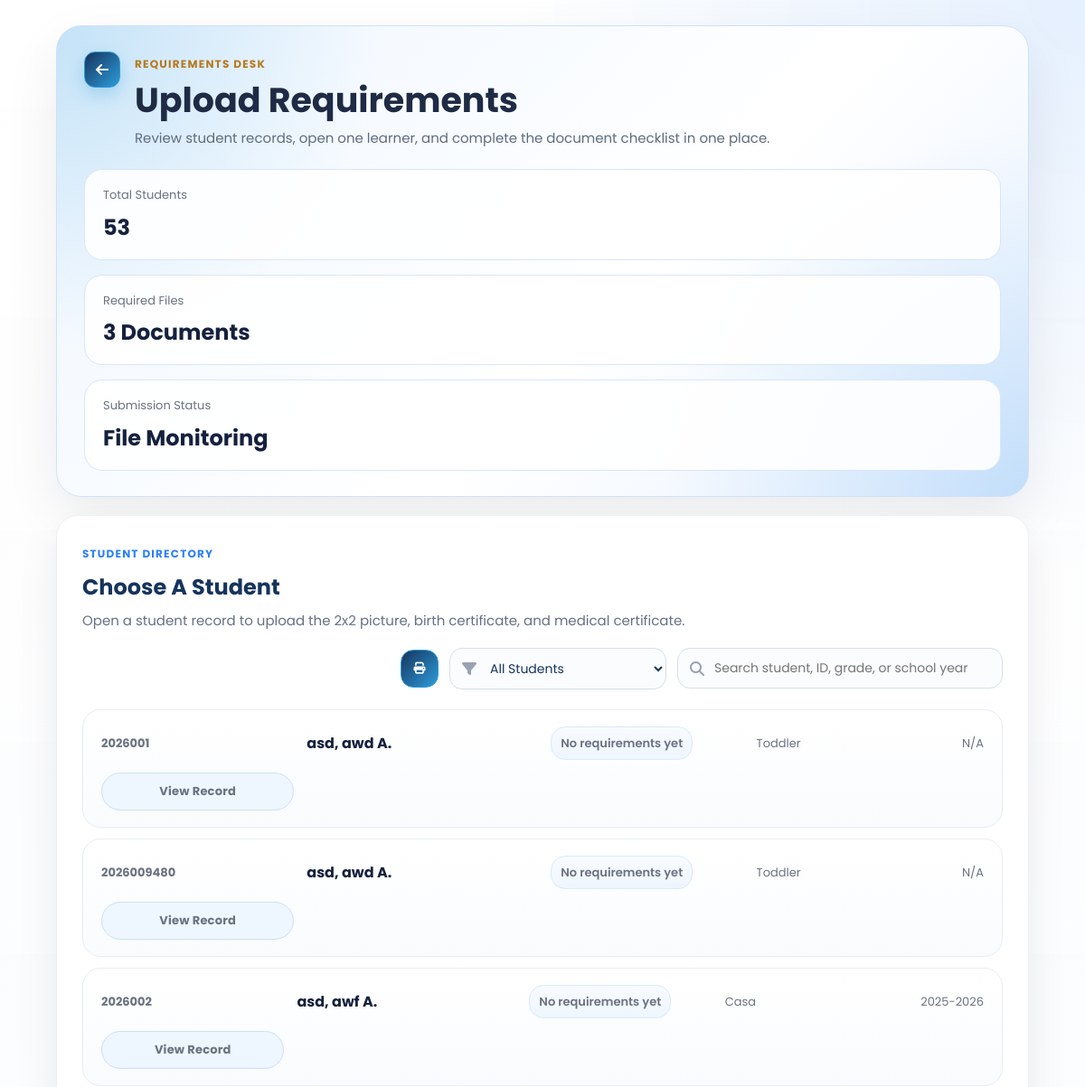
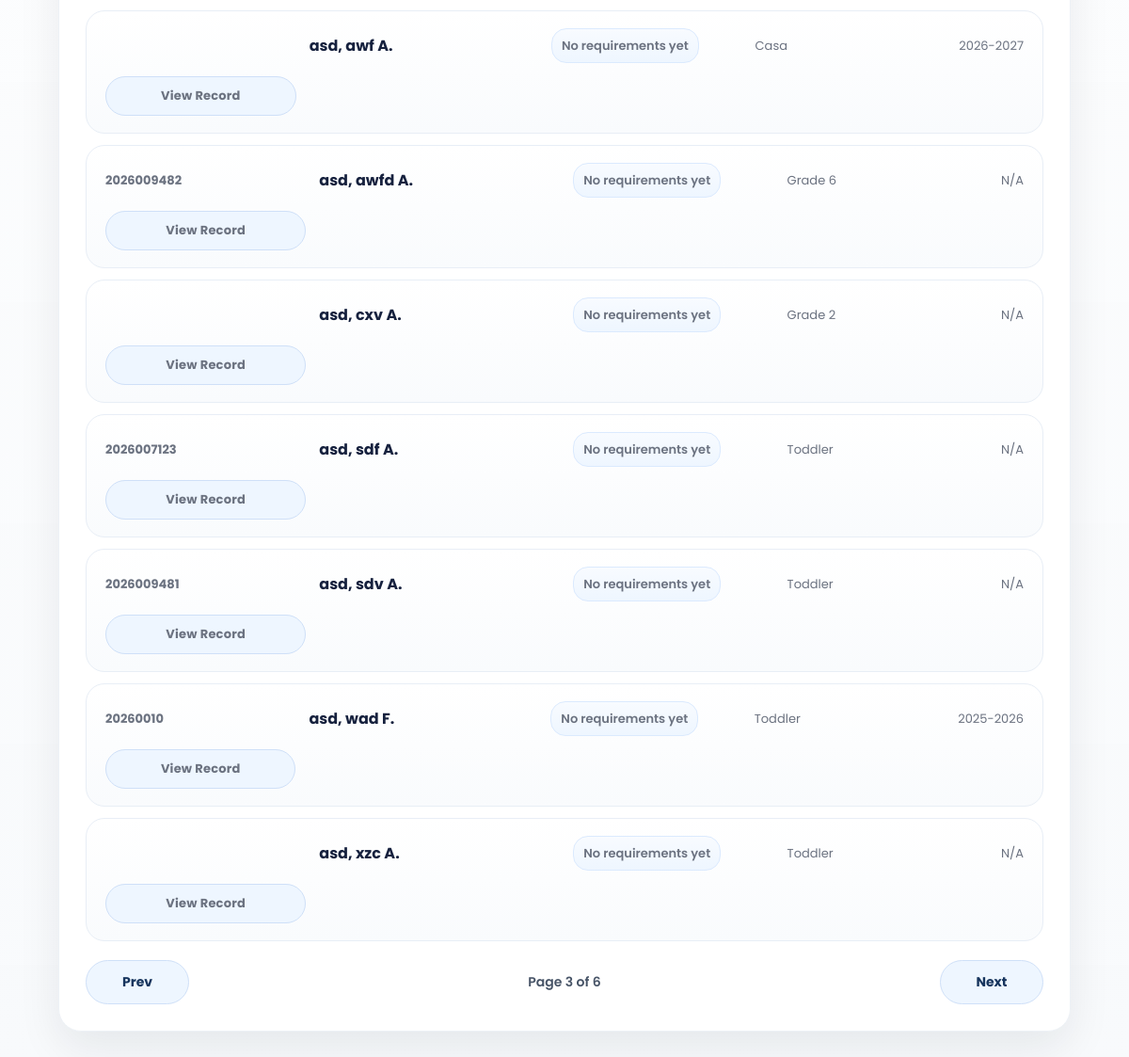
Page /SmartEnroll/requirements_upload.php?requirement_filter=all&page=3 (signed in) on the earlier database version (2 pictures, top to bottom).
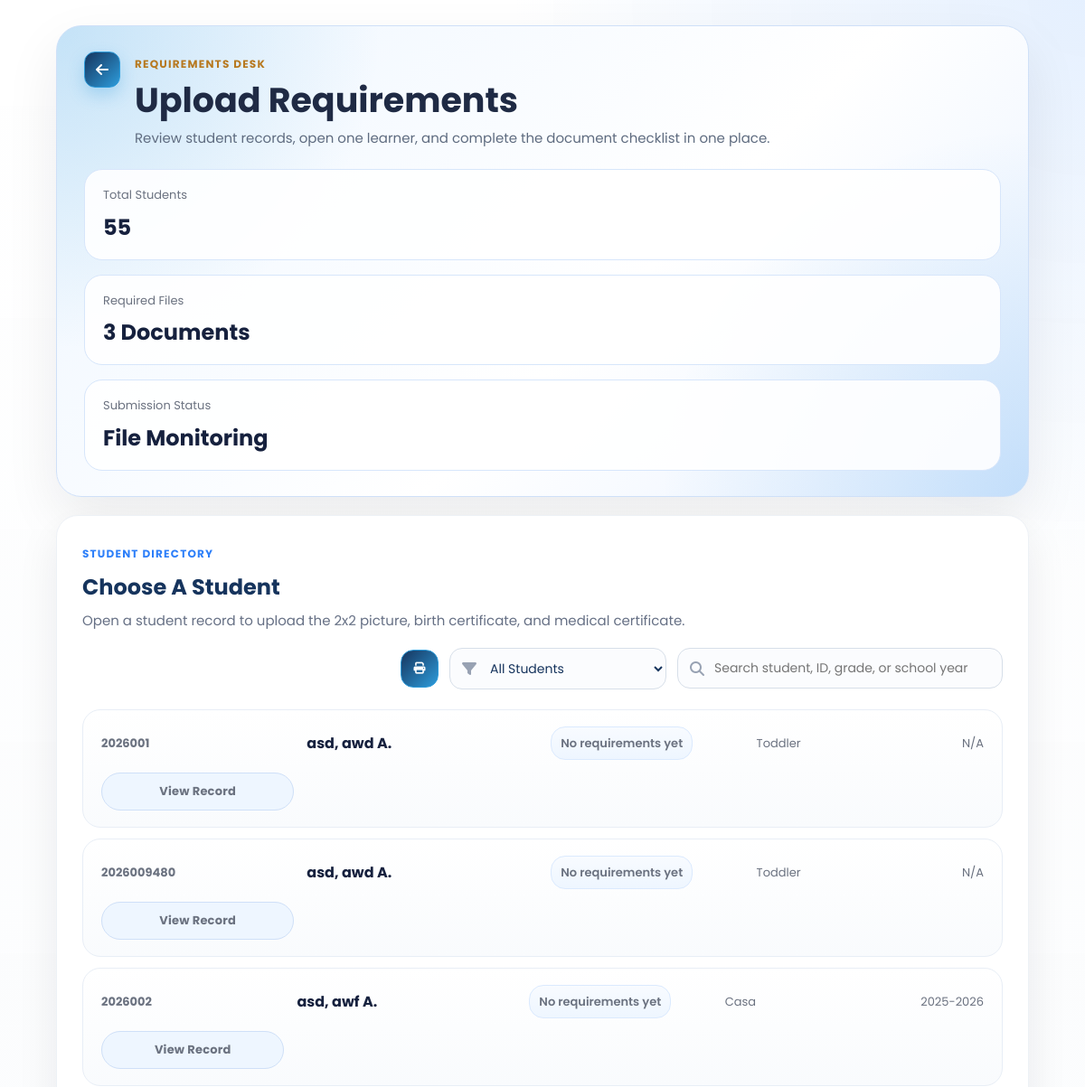
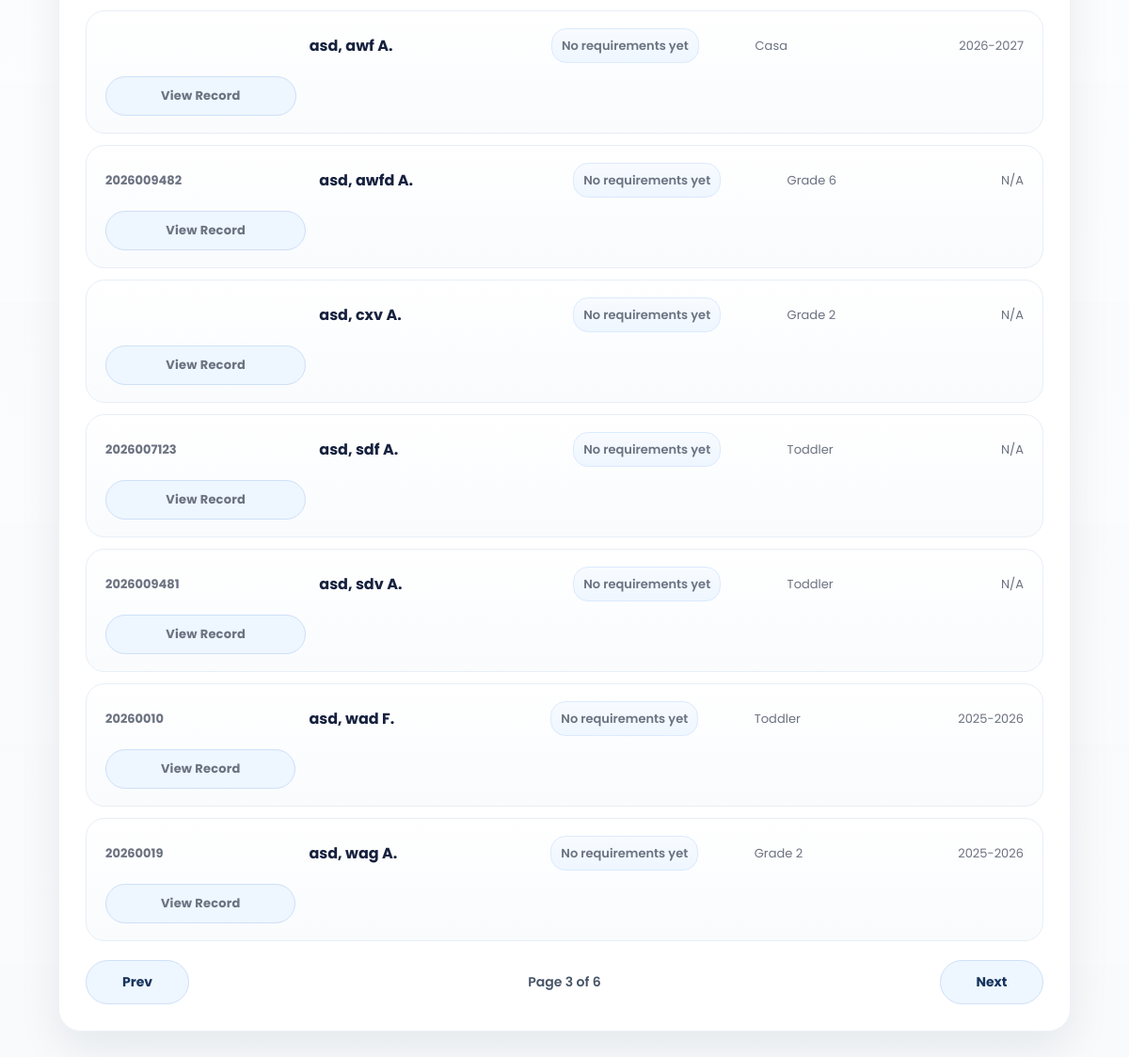
Same page on the later database version (2 pictures, top to bottom).
### tables this page shows
CREATE TABLE `enrollments` (
  `id` int(11) NOT NULL,
  `grade_level` varchar(50) DEFAULT NULL,
  `student_id` varchar(20) DEFAULT NULL,
  `school_year` varchar(20) DEFAULT NULL,
  `student_status` varchar(50) DEFAULT NULL,
  `completion_date` date DEFAULT NULL,
  `learner_lname` varchar(100) DEFAULT NULL,
  `learner_fname` varchar(100) DEFAULT NULL,
  `learner_mname` varchar(100) DEFAULT NULL,
  `learner_ext` varchar(20) DEFAULT NULL,
  `nickname` varchar(100) DEFAULT NULL,
  `sex` varchar(20) DEFAULT NULL,
  `dob` varchar(20) DEFAULT NULL,
  `age` int(11) DEFAULT NULL,
  `mother_tongue` varchar(100) DEFAULT NULL,
  `religion` varchar(100) DEFAULT NULL,
  `email` varchar(150) DEFAULT NULL,
  `province` varchar(100) DEFAULT NULL,
  `municipality` varchar(100) DEFAULT NULL,
  `barangay` varchar(100) DEFAULT NULL,
  `street` varchar(150) DEFAULT NULL,
  `father_lname` varchar(100) DEFAULT NULL,
  `father_fname` varchar(100) DEFAULT NULL,
  `father_mname` varchar(100) DEFAULT NULL,
  `father_occ` varchar(100) DEFAULT NULL,
  `father_contact` varchar(50) DEFAULT NULL,
  `mother_lname` varchar(100) DEFAULT NULL,
  `mother_fname` varchar(100) DEFAULT NULL,
  `mother_mname` varchar(100) DEFAULT NULL,
  `mother_occ` varchar(100) DEFAULT NULL,
  `mother_contact` varchar(50) DEFAULT NULL,
  `mother_maiden` varchar(100) DEFAULT NULL,
  `guardian_type` varchar(50) DEFAULT NULL,
  `guardian_lname` varchar(100) DEFAULT NULL,
  `guardian_fname` varchar(100) DEFAULT NULL,
  `guardian_mname` varchar(100) DEFAULT NULL,
  `guardian_occ` varchar(100) DEFAULT NULL,
  `guardian_contact` varchar(50) DEFAULT NULL,
  `emergency1_name` varchar(150) DEFAULT NULL,
  `emergency1_relationship` varchar(100) DEFAULT NULL,
  `emergency1_contact` varchar(50) DEFAULT NULL,
  `emergency2_name` varchar(150) DEFAULT NULL,
  `emergency2_relationship` varchar(100) DEFAULT NULL,
  `emergency2_contact` varchar(50) DEFAULT NULL,
  `emergency3_name` varchar(150) DEFAULT NULL,
  `emergency3_relationship` varchar(100) DEFAULT NULL,
  `emergency3_contact` varchar(50) DEFAULT NULL,
  `special_needs` text DEFAULT NULL,
  `medication` varchar(10) DEFAULT NULL,
  `medication_details` text DEFAULT NULL,
  `created_at` timestamp NOT NULL DEFAULT current_timestamp()
);

### SmartEnroll/requirements_upload.php (the view, shortened to what the changed rows need)
<?php
$students = [];
$error = '';
$isPrintMode = (string)($_GET['print'] ?? '') === '1';
$page = max(1, (int)($_GET['page'] ?? 1));
$perPage = 10;
$totalStudents = 0;
$requirementLabels = [
    'picture_2x2' => '2x2 Picture',
    'birth_certificate' => 'Birth Certificate',
    'medical_certificate' => 'Medical Certificate',
];
function format_name(array $row): string
{
    $m = trim((string)($row['learner_mname'] ?? ''));
    $mi = $m !== '' ? strtoupper(mb_substr($m, 0, 1)) . '.' : '';
    $full = trim(
        ($row['learner_lname'] ?? '') . ', ' .
        ($row['learner_fname'] ?? '') . ' ' . $mi
    );
    return trim(preg_replace('/\s+/', ' ', $full), ' ,');
}
function uploaded_requirement_labels(array $row, array $requirementLabels): array
{
    $keysRaw = trim((string)($row['uploaded_requirement_keys'] ?? ''));
    if ($keysRaw === '') {
        return [];
    }
    $labels = [];
    return $labels;
}
function requirements_aggregate_sql(): string
{
    return "LEFT JOIN (
            SELECT
                enrollment_id,
                GROUP_CONCAT(requirement_key ORDER BY requirement_key SEPARATOR ',') AS uploaded_requirement_keys,
                MAX(CASE WHEN requirement_key = 'picture_2x2' THEN 1 ELSE 0 END) AS has_picture_2x2,
                MAX(CASE WHEN requirement_key = 'birth_certificate' THEN 1 ELSE 0 END) AS has_birth_certificate,
                MAX(CASE WHEN requirement_key = 'medical_certificate' THEN 1 ELSE 0 END) AS has_medical_certificate,
                COUNT(DISTINCT requirement_key) AS requirement_count
            FROM student_requirements
            GROUP BY enrollment_id
        ) requirement_summary ON requirement_summary.enrollment_id = enrollments.id";
}
try {
    $conn = new mysqli('127.0.0.1', 'root', '', 'smartenroll');
    $conn->set_charset('utf8mb4');
    $whereClauses = [];
    $queryTypes = '';
    $queryValues = [];
    $whereSql = $whereClauses !== [] ? 'WHERE ' . implode(' AND ', $whereClauses) : '';
    $aggregateJoinSql = requirements_aggregate_sql();
    $totalCountResult = $conn->query("SELECT COUNT(*) AS total FROM enrollments");
    $totalStudents = (int)(($totalCountResult->fetch_assoc()['total'] ?? 0));
    $offset = ($page - 1) * $perPage;
    $studentSql = "SELECT
            enrollments.id,
            enrollments.student_id,
            enrollments.learner_lname,
            enrollments.learner_fname,
            enrollments.learner_mname,
            enrollments.grade_level,
            enrollments.school_year,
            requirement_summary.uploaded_requirement_keys
         FROM enrollments
         $aggregateJoinSql
         $whereSql
         ORDER BY enrollments.learner_lname ASC, enrollments.learner_fname ASC, enrollments.id DESC";
    $studentTypes = $queryTypes;
    $studentValues = $queryValues;
    $studentSql .= " LIMIT ? OFFSET ?";
    $studentTypes .= 'ii';
    $studentValues[] = $perPage;
    $studentValues[] = $offset;
    $studentStmt = $conn->prepare($studentSql);
    if ($studentValues) {
        $studentStmt->bind_param($studentTypes, ...$studentValues);
    }
    $studentStmt->execute();
    $result = $studentStmt->get_result();
    while ($row = $result->fetch_assoc()) {
        $students[] = $row;
    }
} catch (Throwable $e) {
    $error = $e->getMessage();
}
?>
<!DOCTYPE html>
<html lang="en">
<head>
    <link rel="stylesheet" href="css/style.css">
    <link rel="stylesheet" href="css/requirements_upload.css">
    <link rel="stylesheet" href="https://cdnjs.cloudflare.com/ajax/libs/font-awesome/6.5.0/css/all.min.css">
</head>
<body class="dashboard-page dashboard-white-page">
<main class="dashboard-main requirements-main">
    <section class="requirements-hero">
        <div class="requirements-hero-top">
            <div class="requirements-hero-copy">
                <h1>Upload Requirements</h1>
            </div>
        </div>
        <div class="requirements-hero-stats">
            <div class="hero-stat">
                <span>Total Students</span>
                <strong><?php echo $totalStudents; ?></strong>
            </div>
        </div>
    </section>
    <section class="requirements-directory">
        <div class="requirements-directory-head">
            <div>
                <h2><?php echo $isPrintMode ? 'Printable Requirements List' : 'Choose A Student'; ?></h2>
            </div>
        </div>
        <?php if (!$error && empty($students)): ?>
            <div class="requirements-empty">No students found.</div>
        <?php else: ?>
            <div class="requirements-directory-table" id="requirementsStudentList">
                <?php foreach ($students as $student): ?>
                    <?php $fullName = format_name($student) ?: 'N/A'; ?>
                    <?php $uploadedRequirementLabels = uploaded_requirement_labels($student, $requirementLabels); ?>
                    <a
                        class="requirements-student-row"
                        href="requirements_upload_details.php?student_id=<?php echo urlencode((string)$student['student_id']); ?>"
                    >
                        <span class="student-row-id"><?php echo htmlspecialchars((string)($student['student_id'] ?? '')); ?></span>
                        <strong class="student-row-name"><?php echo htmlspecialchars($fullName); ?></strong>
                        <span class="student-row-requirement-status <?php echo $uploadedRequirementLabels !== [] ? 'has-items' : 'is-empty'; ?>">
                            <?php if ($uploadedRequirementLabels !== []): ?>
                                <span class="student-row-requirement-tags">
                                    <?php foreach ($uploadedRequirementLabels as $label): ?>
                                        <span class="student-row-requirement-tag"><?php echo htmlspecialchars($label); ?></span>
                                    <?php endforeach; ?>
                                </span>
                            <?php else: ?>
                                <span class="student-row-requirement-empty">No requirements yet</span>
                            <?php endif; ?>
                        </span>
                        <span class="student-row-grade"><?php echo htmlspecialchars((string)($student['grade_level'] ?? 'N/A')); ?></span>
                        <span class="student-row-year"><?php echo htmlspecialchars((string)($student['school_year'] ?? 'N/A')); ?></span>
                        <span class="requirements-open-btn">View Record</span>
                    </a>
                <?php endforeach; ?>
            </div>
        <?php endif; ?>
    </section>
</main>
</body>
</html>

Differences in the rows shown:
no longer on this page (row unchanged): enrollments: fullName "asd, xzc A.", grade_level "Toddler", school_year "N/A"
added enrollments: student "20260019", fullName "asd, wag A.", grade_level "Grade 2", school_year "2025-2026"
Other differences:
$totalStudents: "53" → "55"
